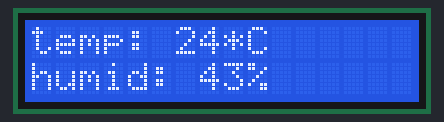
The sketch below on a simulated ESP8266 (NodeMCU). Shown: 16×2 character LCD.

Above: at 0.1 s.

The sketch:

Lcd_module_test.ino
```cpp
//https://codingrun.com/119 참고
//https://randomnerdtutorials.com/esp32-esp8266-i2c-lcd-arduino-ide/
//D22 (SCL) and D21 (SDA).

//#include <Wire.h>
//
//void setup() {
//  Wire.begin();
//  Serial.begin(115200);
//  Serial.println("\nI2C Scanner");
//}
//
//void loop() {
//  byte error, address;
//  int nDevices;
//  Serial.println("Scanning...");
//  nDevices = 0;
//  for(address = 1; address < 127; address++ ) {
//    Wire.beginTransmission(address);
//    error = Wire.endTransmission();
//    if (error == 0) {
//      Serial.print("I2C device found at address 0x");
//      if (address<16) {
//        Serial.print("0");
//      }
//      Serial.println(address,HEX);
//      nDevices++;
//    }
//    else if (error==4) {
//      Serial.print("Unknow error at address 0x");
//      if (address<16) {
//        Serial.print("0");
//      }
//      Serial.println(address,HEX);
//    }
//  }
//  if (nDevices == 0) {
//    Serial.println("No I2C devices found\n");
//  }
//  else {
//    Serial.println("done\n");
//  }
//  delay(5000);
//}

#include <LiquidCrystal_I2C.h>

// set the LCD number of columns and rows
int lcdColumns = 16;
int lcdRows = 2;

// set LCD address, number of columns and rows
// if you don't know your display address, run an I2C scanner sketch
LiquidCrystal_I2C lcd(0x27, lcdColumns, lcdRows);

void setup(){
  // initialize LCD
  lcd.begin();
}

void loop(){
  // set cursor to first column, first row
//  lcd.setCursor(0, 0);
//  // print message
//  lcd.print("Hello, World!");
//  delay(1000);
//  // clears the display to print new message
//  lcd.clear();
//  // set cursor to first column, second row
//  lcd.setCursor(0,1);
//  lcd.print("Hello, World!");
//  delay(1000);
  lcd_print("temp: 24*C", "humid: 43%", 4000);
  lcd.clear();
}

void lcd_print(String first_line_print, String second_line_print, int delay_time)
{
  lcd.setCursor(0,0);
  lcd.print(first_line_print);
  lcd.setCursor(0,1);
  lcd.print(second_line_print);
  delay(delay_time);
}
```
